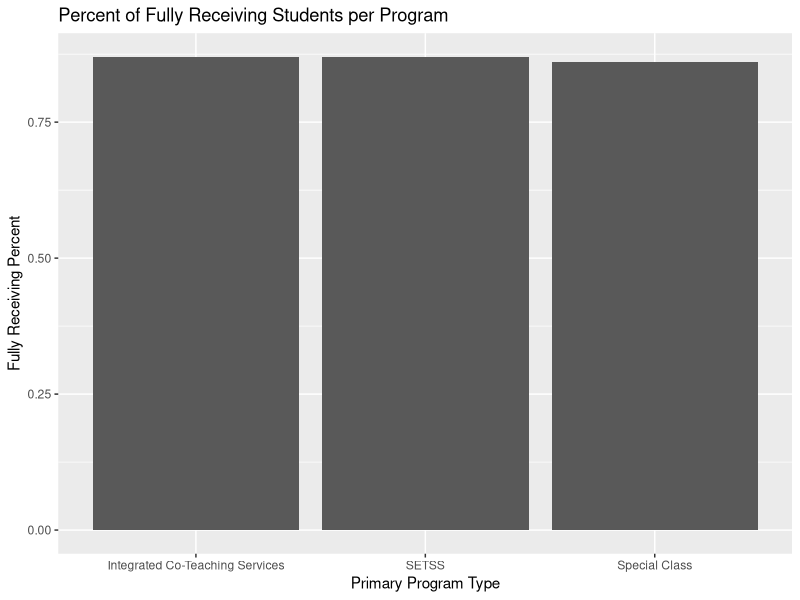
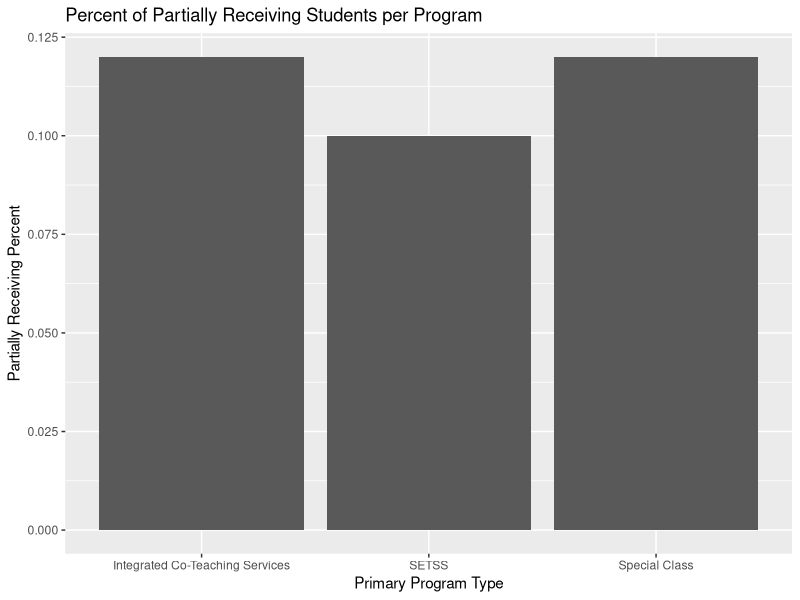
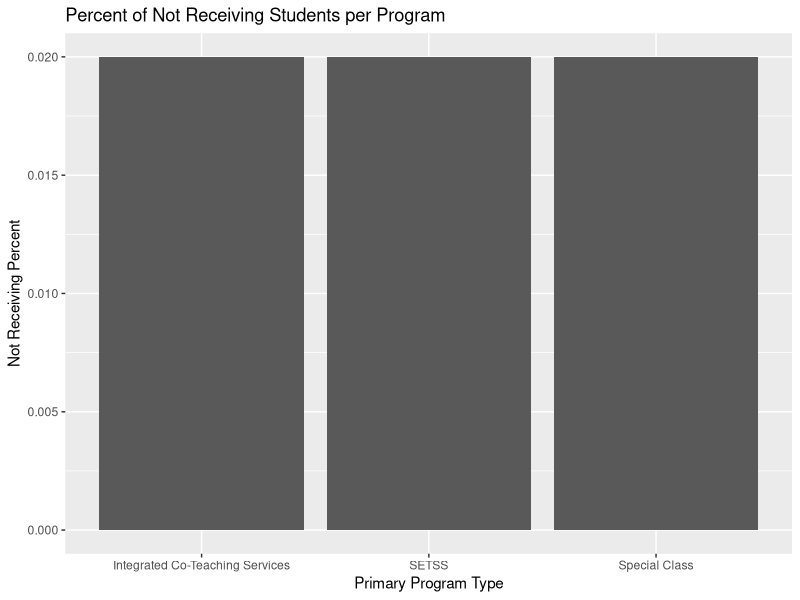

Source code (R) for these figures, in order:
## ---- chunk 1
library(tidyverse)
library(dplyr)
ccreport2021 <- read_csv("ccreport2021.csv")
ccreport2021
## ---- chunk 2
ccreport2021 <- ccreport2021 |>
  rename(primpprogramtype = `Primary Program Type`,
         fully_receiving = `Fully Receiving`,
         fully_receivingperc = `Percent Fully Receiving`,
         partially_receiving = `Partially Receiving`,
         partially_receivingperc = `Percent Partially Receiving`,
         not_receiving = `Not Receiving`,
         not_receivingperc = `Percent Not Receiving`) |>
  filter(primpprogramtype == c("Integrated Co-Teaching Services", "SETSS", "Special Class"))
ccreport2021
## ---- chunk 3
ccreport2021 |>
  ggplot(mapping = aes(x = primpprogramtype,
                     y = fully_receivingperc)) +
  geom_col() +
  labs(x = "Primary Program Type",
       y = "Fully Receiving Percent",
       title = "Percent of Fully Receiving Students per Program")
## ---- chunk 4
ccreport2021 |>
  ggplot(mapping = aes(x = primpprogramtype,
                     y = partially_receivingperc)) +
  geom_col() +
  labs(x = "Primary Program Type",
       y = "Partially Receiving Percent",
       title = "Percent of Partially Receiving Students per Program")
## ---- chunk 5
ccreport2021 |>
  ggplot(mapping = aes(x = primpprogramtype,
                     y = not_receivingperc)) +
  geom_col() +
  labs(x = "Primary Program Type",
       y = "Not Receiving Percent",
       title = "Percent of Not Receiving Students per Program")
